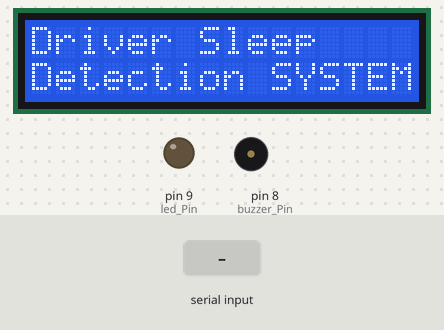
Bench run of a sketch on a simulated Arduino Uno, built with avr-gcc and run on an emulated ATmega328P. Shown: 16×2 character LCD, output pins drawn as LEDs (lit = HIGH), buzzer (waves = sounding, pin HIGH). The test bench sets the inputs (shaded band). The modem accepts every AT command (registered, SIM ready, sends succeed) and sends nothing else; what the sketch prints to the serial monitor is not drawn.

Above: at 2.2 s.
2.3 s: "a" received over Serial
At 3.2 s:
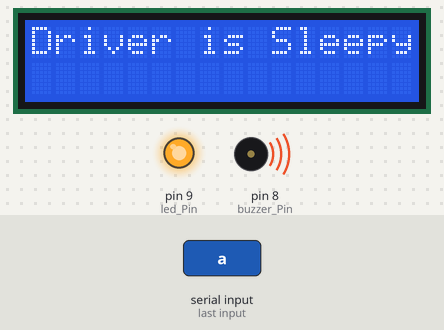
Timing chart, 0 to 5.3 s (numbered marks = the images above; inputs shaded):
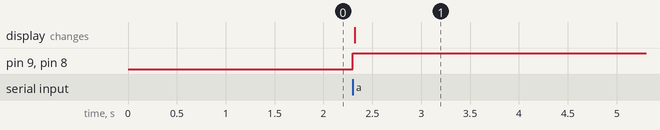

The sketch:

sketch_01.ino
```cpp
#include <Wire.h>
#include <LiquidCrystal_I2C.h>
#include <SoftwareSerial.h>

// LCD and GSM Configuration
LiquidCrystal_I2C lcd(0x27, 16, 2);
SoftwareSerial gsm(2, 3); // RX, TX (Connect GSM TX to pin 2, RX to pin 3)

// Pins for buzzer and LED
const int buzzer_Pin = 8;
const int led_Pin = 9;

// State tracking
char sleep_status = 'b'; // Default state (Active)

// GSM task queue
bool send_sms = false;
bool make_call = false;
String emergencyNumber = "9380013335";
String alertMessage = "";

void setup() {
  Serial.begin(115200); // Match baud rate with Python script
  gsm.begin(115200);    // GSM Module baud rate

  pinMode(buzzer_Pin, OUTPUT);
  pinMode(led_Pin, OUTPUT);

  lcd.init();
  lcd.backlight();
  lcd.setCursor(0, 0);
  lcd.print("Driver Sleep ");
  lcd.setCursor(0, 1);
  lcd.print("Detection SYSTEM");

  digitalWrite(buzzer_Pin, LOW);
  digitalWrite(led_Pin, LOW);

  Serial.println("Initializing GSM...");
  gsm.println("AT");
  delay(500);
  gsm.println("AT+CMGF=1"); // Set SMS to Text Mode
  delay(500);
}

// Function to send SMS (non-blocking)
void sendSMS() {
  if (send_sms) {
    gsm.println("AT+CMGF=1");
    delay(500);

    gsm.print("AT+CMGS=\"");
    gsm.print(emergencyNumber);
    gsm.println("\"");
    delay(500);

    gsm.println(alertMessage);
    delay(500);

    gsm.write(26); // Ctrl+Z to send SMS
    delay(1000); // Short delay to allow sending
    Serial.println("SMS Sent to " + emergencyNumber);

    send_sms = false; // Reset flag
  }
}

// Function to make a call (non-blocking)
void makeCall() {
  if (make_call) {
    gsm.print("ATD");
    gsm.print(emergencyNumber);
    gsm.println(";");
    Serial.println("Calling " + emergencyNumber);

    delay(10000); // Let it ring for 10 seconds
    gsm.println("ATH"); // Hang up the call
    Serial.println("Call Ended.");

    make_call = false; // Reset flag
  }
}

void loop() {
  sendSMS();  // Process pending SMS task
  makeCall(); // Process pending call task

  if (Serial.available() > 0) {
    char new_status = Serial.read(); // Read a single character
    if (new_status == 'a' || new_status == 'b' || new_status == 'y' || new_status == 'p') {
      if (new_status != sleep_status) {
        sleep_status = new_status;

        // **Instantly Update LCD and Buzzer**
        switch (sleep_status) {
          case 'a': // Drowsy
            digitalWrite(buzzer_Pin, HIGH);
            digitalWrite(led_Pin, HIGH);
            lcd.clear();
            lcd.print("Driver is Sleepy!");

            alertMessage = "Drowsy detected! Wake up!";
            send_sms = true;  // Trigger SMS sending
            make_call = true; // Trigger call
            break;

          case 'b': // Active (Instant Reset)
            digitalWrite(buzzer_Pin, LOW);
            digitalWrite(led_Pin, LOW);
            lcd.clear();
            lcd.print("All Okay");
            lcd.setCursor(0, 1);
            lcd.print("Driver Awake!");
            break;

          case 'y': // Yawning
            digitalWrite(buzzer_Pin, HIGH);
            digitalWrite(led_Pin, HIGH);
            lcd.clear();
            lcd.print("Yawning Detected!");

            alertMessage = "Yawning detected! Wake up!";
            send_sms = true;
            make_call = true;
            break;

          case 'p': // Head Pose Alert
            digitalWrite(buzzer_Pin, HIGH);
            digitalWrite(led_Pin, HIGH);
            lcd.clear();
            lcd.print("Head Pose Alert!");

            alertMessage = "Head pose alert! Focus on road.";
            send_sms = true;
            make_call = true;
            break;
        }
      }
    }
  }
}
```

Measured:
- after the input at 2.3 s, pin 9 (led_Pin), pin 8 (buzzer_Pin): LOW → HIGH at once; the display: changes at once (image 1)
